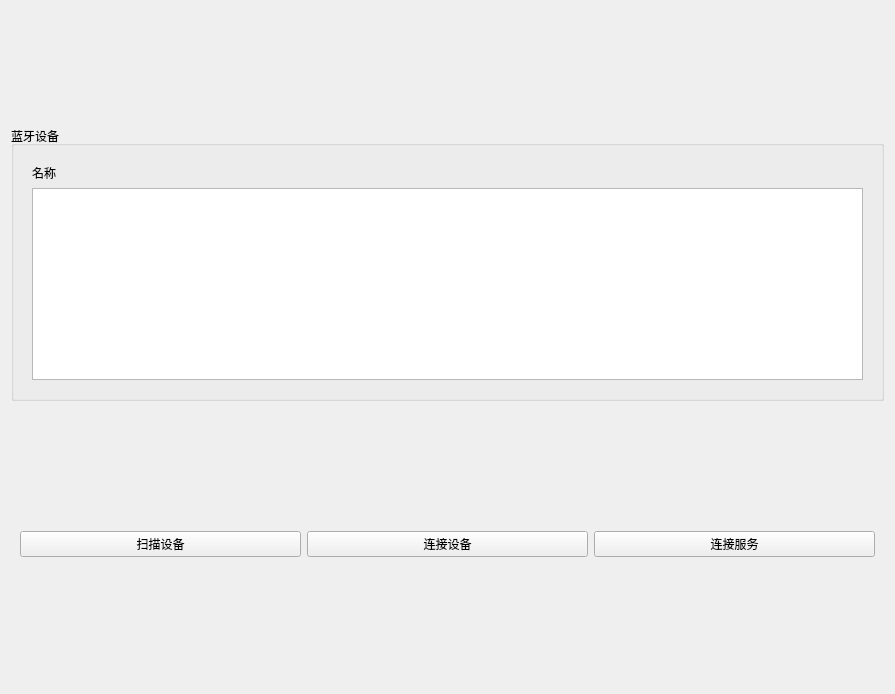
<?xml version="1.0" encoding="UTF-8"?>
<ui version="4.0">
 <class>Widget</class>
 <widget class="QWidget" name="Widget">
  <property name="geometry">
   <rect>
    <x>0</x>
    <y>0</y>
    <width>895</width>
    <height>694</height>
   </rect>
  </property>
  <property name="windowTitle">
   <string>Widget</string>
  </property>
  <layout class="QGridLayout" name="gridLayout_7">
   <item row="1" column="0">
    <widget class="QWidget" name="widget" native="true">
     <property name="sizePolicy">
      <sizepolicy hsizetype="Preferred" vsizetype="Fixed">
       <horstretch>0</horstretch>
       <verstretch>0</verstretch>
      </sizepolicy>
     </property>
     <layout class="QHBoxLayout" name="horizontalLayout">
      <item>
       <widget class="QPushButton" name="pushButton_scan">
        <property name="sizePolicy">
         <sizepolicy hsizetype="Minimum" vsizetype="Expanding">
          <horstretch>0</horstretch>
          <verstretch>0</verstretch>
         </sizepolicy>
        </property>
        <property name="text">
         <string>扫描设备</string>
        </property>
       </widget>
      </item>
      <item>
       <widget class="QPushButton" name="pushButton_connect">
        <property name="sizePolicy">
         <sizepolicy hsizetype="Minimum" vsizetype="Expanding">
          <horstretch>0</horstretch>
          <verstretch>0</verstretch>
         </sizepolicy>
        </property>
        <property name="text">
         <string>连接设备</string>
        </property>
       </widget>
      </item>
      <item>
       <widget class="QPushButton" name="pushButton_service">
        <property name="sizePolicy">
         <sizepolicy hsizetype="Minimum" vsizetype="Expanding">
          <horstretch>0</horstretch>
          <verstretch>0</verstretch>
         </sizepolicy>
        </property>
        <property name="text">
         <string>连接服务</string>
        </property>
       </widget>
      </item>
     </layout>
    </widget>
   </item>
   <item row="0" column="0">
    <widget class="QGroupBox" name="groupBox">
     <property name="sizePolicy">
      <sizepolicy hsizetype="Preferred" vsizetype="Fixed">
       <horstretch>0</horstretch>
       <verstretch>0</verstretch>
      </sizepolicy>
     </property>
     <property name="title">
      <string>蓝牙设备</string>
     </property>
     <layout class="QHBoxLayout" name="horizontalLayout_2">
      <item>
       <widget class="QWidget" name="widget_3" native="true">
        <layout class="QGridLayout" name="gridLayout_4">
         <property name="leftMargin">
          <number>9</number>
         </property>
         <item row="0" column="0">
          <widget class="QLabel" name="label">
           <property name="text">
            <string>名称</string>
           </property>
          </widget>
         </item>
         <item row="1" column="0">
          <widget class="QListWidget" name="listWidgetBleName"/>
         </item>
        </layout>
       </widget>
      </item>
     </layout>
    </widget>
   </item>
  </layout>
 </widget>
 <resources/>
 <connections/>
</ui>
